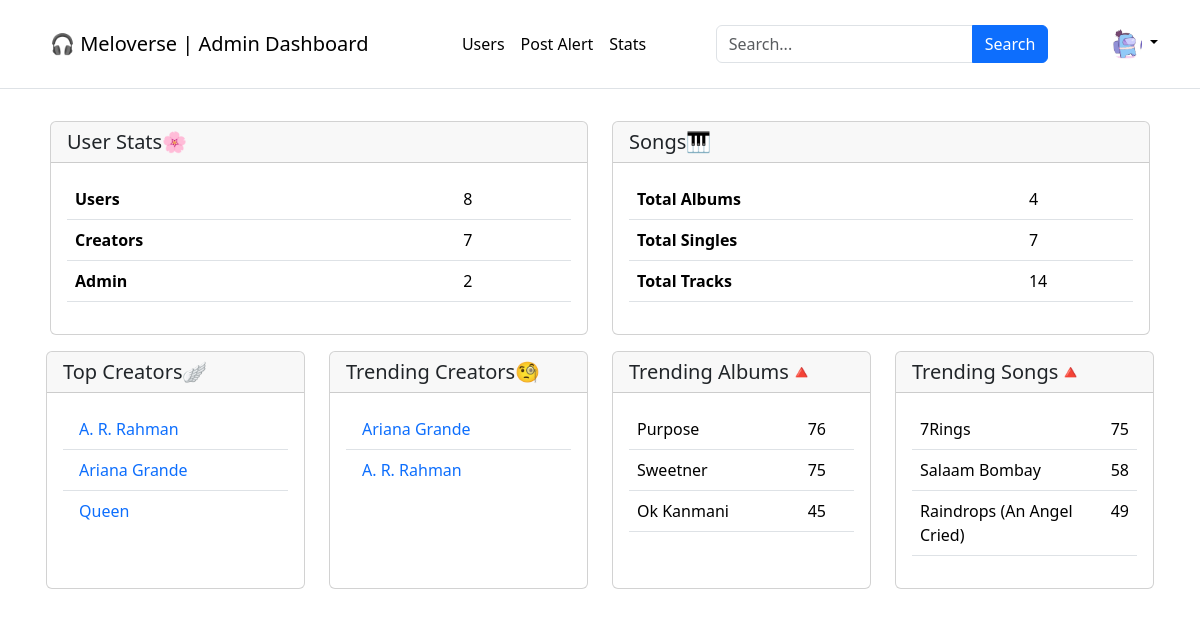
Before: /admin/1/home (signed in) with the older database file.
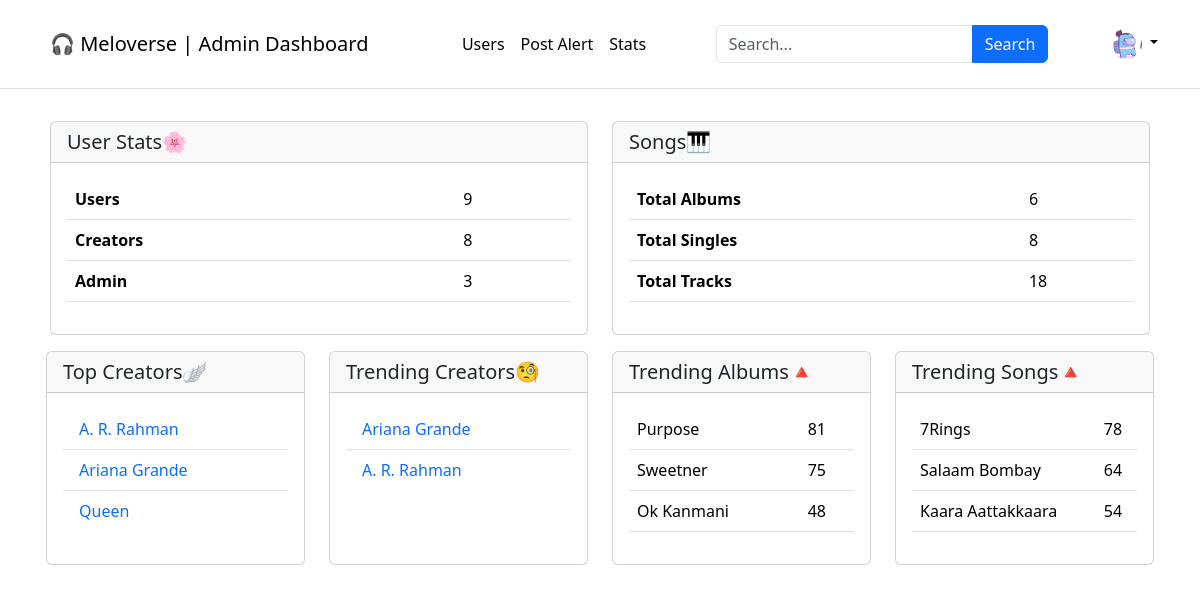
After: the same page with the newer database file.
### application/models.py (models this page shows)
class Creator(db.Model):
    __tablename__ = "creator"
    creator_id = db.Column(db.Integer, db.ForeignKey("users.id"), primary_key=True)
    creator_name = db.Column(db.String, db.ForeignKey("users.username"))
    creator_email = db.Column(db.String, db.ForeignKey("users.email"))
    bio = db.Column(db.String)
    no_of_singles = db.Column(db.Integer, default=0)
    no_of_albums = db.Column(db.Integer, default=0)
    songs_published = db.Column(db.Integer, default=0)
    followers = db.Column(db.Integer, default=0)

class Album(db.Model):
    __tablename__ = "album"
    album_id = db.Column(db.Integer, autoincrement=True, primary_key=True)
    creator_id = db.Column(db.String, db.ForeignKey("creator.creator_id"))
    album_name = db.Column(db.String, nullable=False)
    release_year = db.Column(db.String)
    genre = db.Column(db.String)
    description = db.Column(db.String)
    no_of_tracks = db.Column(db.Integer, default=0)
    date_created = db.Column(db.Date)

class Tracks(db.Model):
    __tablename__ = "tracks"
    track_id = db.Column(db.Integer, primary_key=True, autoincrement=True)
    track_name = db.Column(db.String, nullable=False)
    artists = db.Column(db.String)
    creator_id = db.Column(db.String, db.ForeignKey("creator.creator_name"))
    track_file = db.Column(db.String, nullable=False)
    genre = db.Column(db.String)
    lyrics = db.Column(db.String)
    duration = db.Column(db.String)
    date_created = db.Column(db.Date)
    album_id = db.Column(db.Integer, default=0)
    likes = db.Column(db.Integer, default=0)
    dislikes = db.Column(db.Integer, default=0)
    plays = db.Column(db.Integer, default=0)

### application/app_controllers/admin.py (the view)
@admin.route("/admin/<user>/home", methods=["GET", "POST"])
@login_required
def admin_dashboard(user):
    user_count = Users.query.count()
    admin_count = Users.query.filter_by(role="admin").count()
    creator_count = Creator.query.count()
    album_count = Album.query.count()
    tracks_count = Tracks.query.count()
    singles_count = Tracks.query.filter_by(album_id="0").count()
    top_creators = Creator.query.order_by(desc(Creator.followers)).limit(3).all()
    lastest_record = usage_timeline.query.order_by(
        usage_timeline.timeline_id.desc()
    ).first()
    lastest_record_date = lastest_record.date_time
    trends_start_date = lastest_record_date - timedelta(days=7)
    song_trends = (
        db.session.query(usage_timeline.track_id, func.count().label("count"))
        .filter(usage_timeline.date_time >= trends_start_date)
        .group_by(usage_timeline.track_id)
        .order_by(func.count().desc())
        .limit(3)
        .all()
    )
    album_trends = (
        db.session.query(usage_timeline.album_id, func.count().label("count"))
        .filter(usage_timeline.date_time >= trends_start_date)
        .group_by(usage_timeline.album_id)
        .order_by(func.count().desc())
        .limit(4)
        .all()
    )
    trending_creators = dict()
    trending_songs = dict()
    trending_albums = dict()
    for track_id, count in song_trends:
        track_info = (
            db.session.query(Tracks, Creator)
            .filter(Tracks.track_id == track_id)
            .join(Creator, Creator.creator_id == Tracks.creator_id)
            .first()
        )
        trending_creators[
            track_info.Creator.creator_name
        ] = track_info.Creator.creator_id
        trending_songs[track_info.Tracks.track_name] = count
    for album_id, count in album_trends:
        if album_id != 0:
            album_info = db.session.query(Album).filter_by(album_id=album_id).first()
            trending_albums[album_info.album_name] = count
    return render_template(
        "admin/admin_dashboard.html",
        user_count=user_count,
        admin_count=admin_count,
        creator_count=creator_count,
        album_count=album_count,
        tracks_count=tracks_count,
        singles_count=singles_count,
        top_creators=top_creators,
        trending_creators=trending_creators,
        trending_albums=trending_albums,
        trending_songs=trending_songs,
    )

### application/app_controllers/auth.py (called while the page is built)
@login_manager.user_loader
def loader_user(user_id):
    return Users.query.get(user_id)

### templates/admin/admin_dashboard.html (shortened to what the changed rows need)
{% extends './base.html' %}
{% block head %}
<link rel="stylesheet" href="{{ url_for('static', filename='styles/headerfooter.css') }}">
{% endblock %}
{% block body %}
<main class="flex-shrink-0">
  <div class="container">
    <section class="mx-2 my-3">
      <div class="row row-cols-2">
        <div class="col">
          <div class="card h-100">
            <div class="card-body">
              <table class="table table-hover">
                <tr>
                  <th scope="col">Users</th>
                  <td scope="col">{{ user_count }}</td>
                </tr>
                <tr>
                  <th scope="col">Creators</th>
                  <td scope="col">{{ creator_count }}</td>
                </tr>
                <tr>
                  <th scope="col">Admin</th>
                  <td scope="col">{{ admin_count }}</td>
                </tr>
              </table>
            </div>
          </div>
        </div>
        <div class="col">
          <div class="card h-100">
            <div class="card-body">
              <table class="table table-hover">
                <tr>
                  <th>Total Albums</th>
                  <td>{{ album_count }}</td>
                </tr>
                <tr>
                  <th>Total Singles</th>
                  <td>{{ singles_count }}</td>
                </tr>
                <tr>
                  <th>Total Tracks</th>
                  <td>{{ tracks_count }}</td>
                </tr>
              </table>
            </div>
          </div>
        </div>
      </div>
    </section>
    <section class="mx-1 my-2">
      <div class="row row-cols-4">
        <div class="col">
          <div class="card h-100">
            <div class="card-body">
              {% if top_creators %}
              <ul class="list-group list-group-flush">
                {% for creator in top_creators %}
                <li class="list-group-item list-group-item-action"><a style="text-decoration: none;"
                    href="{{ url_for('admin.creator_profile', user=current_user, creator=creator.creator_id) }}">{{
                    creator.creator_name }}</a></li>
                {% endfor %}
              </ul>
              {% endif %}
            </div>
          </div>
        </div>
        <div class="col">
          <div class="card h-100">
            <div class="card-body">
              {% if trending_creators %}
              <ul class="list-group list-group-flush">
                {% for creator, creator_id in trending_creators.items() %}
                <li class="list-group-item list-group-item-action"><a style="text-decoration: none;"
                    href="{{ url_for('admin.creator_profile', user=current_user, creator=creator_id) }}">{{
                    creator }}</a></li>
                {% endfor %}
              </ul>
              {% endif %}
            </div>
          </div>
        </div>
        <div class="col">
          <div class="card h-100">
            <div class="card-body">
              {% if trending_albums %}
              <table class="table table-hover">
                <tbody>
                  {% for album, count in trending_albums.items() %}
                  <tr>
                    <td>{{ album }}</td>
                    <td>{{ count }}</td>
                  </tr>
                  {% endfor %}
                </tbody>
              </table>
              {% endif %}
            </div>
          </div>
        </div>
        <div class="col">
          <div class="card h-100">
            <div class="card-body">
              {% if trending_songs %}
              <table class="table table-hover">
                <tbody>
                  {% for song, count in trending_songs.items() %}
                  <tr>
                    <td>{{ song }}</td>
                    <td>{{ count }}</td>
                  </tr>
                  {% endfor %}
                </tbody>
              </table>
              {% endif %}
            </div>
          </div>
        </div>
      </div>
    </section>
  </div>
</main>
{% endblock %}
{% block footer %}
<br>
{% endblock %}

Changed rows visible on the page:
removed Tracks: track_name "Raindrops (An Angel Cried)", plays "49"
computed for Album "Purpose": count "76" → "81"
computed for Album "Ok Kanmani": count "45" → "48"
changed Tracks "7Rings": plays "75" → "78"
changed Tracks "Salaam Bombay": plays "58" → "64"
now on this page (row edited): Tracks: track_name "Kaara Aattakkaara", plays "54"
Other visible differences:
{{ user_count }}: "8" → "9"
{{ creator_count }}: "7" → "8"
{{ admin_count }}: "2" → "3"
{{ album_count }}: "4" → "6"
{{ singles_count }}: "7" → "8"
{{ tracks_count }}: "14" → "18"
